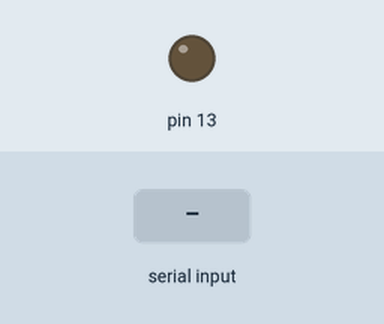
The sketch below on a simulated Arduino Uno, built with avr-gcc and run on an emulated ATmega328P. Shown: output pins drawn as LEDs (lit = HIGH). The test bench sets the inputs (shaded band). What the sketch prints to the serial monitor is not drawn.

Above: at 1.2 s.
1.3 s: "90,45\n" received over Serial
At 2.71 s:
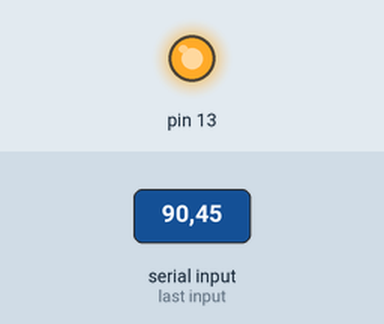
4.3 s: "1,90,45\n" received over Serial
At 6.6 s:
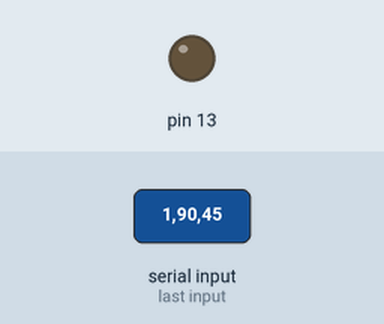
Timing chart, 0 to 8.1 s (numbered marks = the images above; inputs shaded):
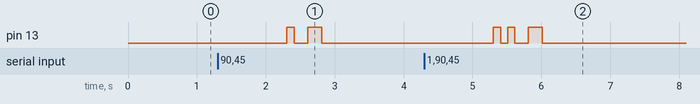

The sketch:

v3.ino
```cpp
String stringToSend = "";
String charToSend = "";
int bitLength = 0;
int bitCursor = 0;
int bufferLength = 0;
int bufferCursor = 1;

int bufferLengthPreset = 8;

void setup() {
  Serial.begin(115200);
  Serial.print("Transmitter online, buffer length: ");
  Serial.println(bufferLengthPreset);
  pinMode(13,OUTPUT);

}

void loop() {
  if (Serial.available()) {
    stringToSend = Serial.readStringUntil("\n"); // Read data and give feedback
    bitLength = stringToSend.length();
    Serial.print("Data length in bits: ");
    Serial.println(bitLength - 1);
    Serial.print("Data length in buffers: ");
    bufferLength = (bitLength - 1)/8;
    Serial.println(bufferLength);
    Serial.println("Transmission begin...");

    while (bitCursor < bitLength - 1) {
      digitalWrite(13,1); // Start bit
      delay(10);
      digitalWrite(13,0);

      Serial.print("Data transmitted: ");
      while (bitCursor < bufferCursor * bufferLengthPreset) { // Transmitting bit by bit to transmitte the entire buffer
        charToSend = stringToSend.charAt(bitCursor);
        digitalWrite(13, charToSend.toInt());
        Serial.print(charToSend.toInt());
        delay(100);
        bitCursor = bitCursor + 1;
      }

      digitalWrite(13,0); // Preparing for the next buffer
      Serial.println(" One buffer done, disconnecting");
      bufferCursor = bufferCursor + 1;
      delay(1000);
    }

    digitalWrite(13,0); // Reset
    bufferCursor = 1;
    bitCursor = 0;
    Serial.println("");
    Serial.print("Transmitter online, buffer length: ");
    Serial.println(bufferLengthPreset);
  }
}
```

Measured:
- after the input at 1.3 s, pin 13: LOW → HIGH after 1.0 s, → LOW 0.11 s later, → HIGH 0.20 s later, → LOW 0.20 s later
- after the input at 4.3 s, pin 13: goes HIGH 0.11 s, LOW 0.10 s, HIGH 0.10 s, LOW 0.20 s, HIGH 0.20 s, then LOW, starting after 1.0 s
